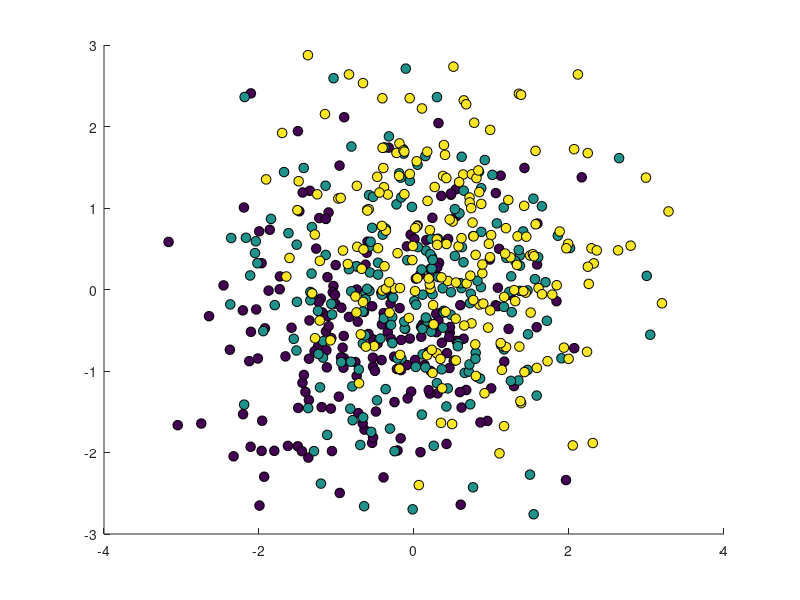

The MATLAB source for this figure: (Note: this script raises an error after producing the figure.)
close all
clear

%%
N = 200;
D = 70;

% mX1 = randn(D, N) - 2;
% mX2 = randn(D, N) + 2;
% mX3 = randn(D, N) + [2; -2];

mX1 = randn(D, N) - 0.5;
mX2 = randn(D, N) + 0.0;
mX3 = randn(D, N) + 0.5;

vY  = [1 * ones(N, 1);
       2 * ones(N, 1);
       3 * ones(N, 1)];
   
mX  = [mX1, mX2, mX3];

%%
Data = [vY'; mX];

%%
figure; scatter(mX(1,:), mX(2,:), 50, vY, 'Fill', 'MarkerEdgeColor', 'k');

%%
mZ = tsne(mX')';
% mZ = pca(mX, 'NumComponents', 2)';
figure; scatter(mZ(1,:), mZ(2,:), 50, vY, 'Fill', 'MarkerEdgeColor', 'k');